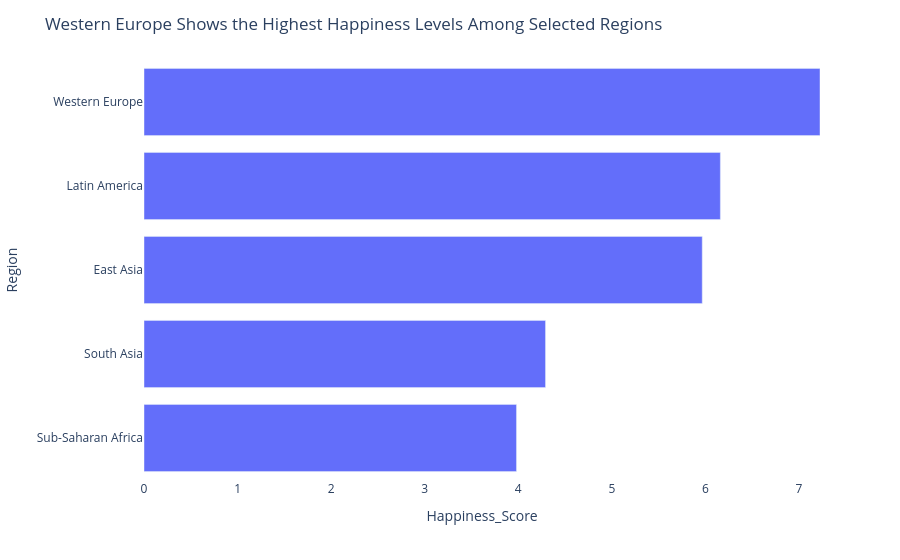

Notebook source saved alongside this figure:
### Markdown cell above
# task1

### Code cell
!pip install plotly


import pandas as pd
import plotly.express as px
import plotly.graph_objects as go 
region_avg = region_avg.sort_values('Happiness_Score')

fig1 = px.bar(
    region_avg,
    x='Happiness_Score',
    y='Region',
    orientation='h'
)

fig1.update_xaxes(range=[0, region_avg['Happiness_Score'].max()])

fig1.update_layout(
    title="Western Europe Shows the Highest Happiness Levels Among Selected Regions",
    plot_bgcolor='white'
)

fig1.show()

### Figure 1 — Plotly figure (JSON) as saved in the notebook; plotly's stock layout.template omitted (floating-point values rounded to 4 significant figures)
{"data": [{"hovertemplate": "Happiness_Score=%{x}<br>Region=%{y}<extra></extra>", "legendgroup": "", "marker": {"color": "#636efa", "pattern": {"shape": ""}}, "name": "", "orientation": "h", "showlegend": false, "textposition": "auto", "type": "bar", "x": [3.981, 4.291, 5.966, 6.16, 7.225], "xaxis": "x", "y": ["Sub-Saharan Africa", "South Asia", "East Asia", "Latin America", "Western Europe"], "yaxis": "y"}], "layout": {"barmode": "relative", "legend": {"tracegroupgap": 0}, "margin": {"t": 60}, "plot_bgcolor": "white", "title": {"text": "Western Europe Shows the Highest Happiness Levels Among Selected Regions"}, "xaxis": {"anchor": "y", "domain": [0, 1], "range": [0, 7.225], "title": {"text": "Happiness_Score"}}, "yaxis": {"anchor": "x", "domain": [0, 1], "title": {"text": "Region"}}}}
